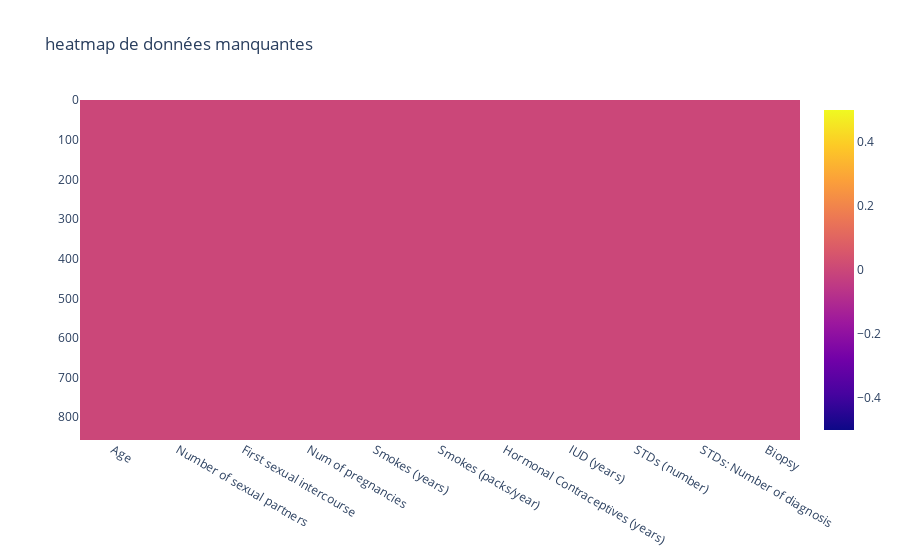

Here is the notebook cell this chart was saved with:
### Code cell
fig=px.imshow(df.isnull(),title='heatmap de données manquantes')
fig.show()

### Figure 1 — Plotly figure (JSON) as saved in the notebook; plotly's stock layout.template omitted (floating-point values rounded to 4 significant figures; data arrays with more than 128 entries replaced by an {"elided": "..."} marker saying what was removed)
{"data": [{"coloraxis": "coloraxis", "hovertemplate": "x: %{x}<br>y: %{y}<br>color: %{z}<extra></extra>", "name": "0", "type": "heatmap", "x": ["Age", "Number of sexual partners", "First sexual intercourse", "Num of pregnancies", "Smokes (years)", "Smokes (packs/year)", "Hormonal Contraceptives (years)", "IUD (years)", "STDs (number)", "STDs: Number of diagnosis", "Biopsy"], "xaxis": "x", "y": {"elided": "858 int values"}, "yaxis": "y", "z": {"elided": "858x11 int values"}}], "layout": {"coloraxis": {"colorscale": [[0, "#0d0887"], [0.1111, "#46039f"], [0.2222, "#7201a8"], [0.3333, "#9c179e"], [0.4444, "#bd3786"], [0.5556, "#d8576b"], [0.6667, "#ed7953"], [0.7778, "#fb9f3a"], [0.8889, "#fdca26"], [1, "#f0f921"]]}, "title": {"text": "heatmap de données manquantes"}, "xaxis": {"anchor": "y", "constrain": "domain", "domain": [0, 1], "scaleanchor": "y"}, "yaxis": {"anchor": "x", "autorange": "reversed", "constrain": "domain", "domain": [0, 1]}}}
